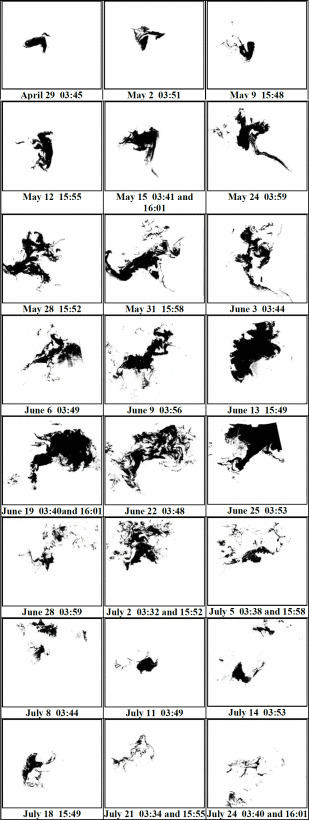
#> input picture segmentacion_dwh.jpeg, 309 x 820 px, given in place of segmentacion_dwh.tif, which was not available
$ python build_classification_patches.py
#> lines starting #> are read from the running program, lines starting #| are printed output that depends on the picture; pictures that were not available may be replaced by others from this repository, and a replacement may not be noted
import os
import itertools
import numpy as np
import pandas as pd

from skimage.io import imread, imsave
from PIL import Image
from tqdm import tqdm

# Directories configuration
home_path = os.path.expanduser("~")
data_path = os.path.join(home_path, "data", "cimat")
src_path = os.path.join(data_path, "dataset-cimat")
dst_path = os.path.join(data_path, "dataset-cimat", "classification")
not_oil_dir = "not_oil"
oil_dir = "oil"
# Initial configuration
patch_size = 224

Image.MAX_IMAGE_PIXELS = None


def patchify_image(
    src_path,
    img_dir,
    mask_dir,
    dst_path,
    oil_dir,
    not_oil_dir,
    img_name,
    patch_size,
    max_not_oil_patches=None,
):
#> called with img_dir = 'image_tiff', mask_dir = 'mask_bin', oil_dir = 'oil', not_oil_dir = 'not_oil', img_name = 'segmentacion_dwh', patch_size = 224, max_not_oil_patches = 120
    print(
        src_path,
        img_dir,
        mask_dir,
        dst_path,
        oil_dir,
        not_oil_dir,
        img_name,
        patch_size,
    )
    # In this case we are opening both image and mask to patchify at the same time
    # considering that we are removing outside regions pixels (SAR image) and separating
    # oil from not oil spill patches
    image = imread(os.path.join(src_path, img_dir, img_name + ".tif"), as_gray=True)
#> image: shape (820, 309) float64; min 0, max 1, mean 0.871
    mask = imread(os.path.join(src_path, mask_dir, img_name + ".png"), as_gray=True)

    # Verifying that image and mask have the same shape
    image_height, image_width = image.shape
#> image_height = 820; image_width = 309
    mask_height, mask_width = mask.shape
#> mask_height = 820; mask_width = 309
    if (image_height != mask_height) or (image_width != mask_width):
        print("Error, image and mask must have the same dimensions")
        exit(-1)

    count_x = int(image_width // patch_size) + 1
#> count_x = 2
    count_y = int(image_height // patch_size) + 1
#> count_y = 4
    invalid_patches = 0
    oil_mask_patch = 0
    not_oil_mask_patch = 0
    total_patches = 0

    for index, (j, i) in tqdm(
        enumerate(itertools.product(range(count_y), range(count_x)))
    ):
        # Get pixel positions for patch
        y = patch_size * j
        x = patch_size * i

        # Crop whenever patch size is outside image
        if x + patch_size > image_width:
            x = image_width - patch_size - 1
        if y + patch_size > image_height:
            y = image_height - patch_size - 1

        image_patch = image[y : y + patch_size, x : x + patch_size]
        total_patches = total_patches + 1
        min_image_patch = np.min(image_patch)
        max_image_patch = np.max(image_patch)
        # We are checking if patch image values are 0, if so then continue next patch (we are in an invalid SAR image patch)
        if min_image_patch == 0 and max_image_patch == 0:
            invalid_patches = invalid_patches + 1
            continue
        dst_img_name = img_name + f"_{index:04d}_train.tif"
        mask_patch = mask[y : y + patch_size, x : x + patch_size]
        min_mask_patch = np.min(mask_patch)
        max_mask_patch = np.max(mask_patch)
        if min_mask_patch == 0 and max_mask_patch == 0:
            if max_not_oil_patches is not None:
                if max_not_oil_patches == 0:
                    continue
                max_not_oil_patches = max_not_oil_patches - 1
            # Not oil patch
            not_oil_mask_patch = not_oil_mask_patch + 1
            # Output on not oil patches directory (for classification problem)
            imsave(
                os.path.join(dst_path, not_oil_dir, dst_img_name),
                image_patch,
                check_contrast=False,
            )
        else:
            # Oil patch
            oil_mask_patch = oil_mask_patch + 1
            # Output on oil patches directory (for classification problem)
            imsave(
                os.path.join(dst_path, oil_dir, dst_img_name),
                image_patch,
                check_contrast=False,
            )
#> this loop made 8 passes
#> pass 1, in patchify_image, `image_patch = image[y : y + patch_size, x : x + patch_size]`:
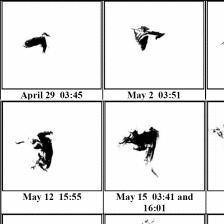
#> image_patch: shape (224, 224) float64; min 0, max 1, mean 0.9
#> pass 2, in patchify_image, `image_patch = image[y : y + patch_size, x : x + patch_size]`:
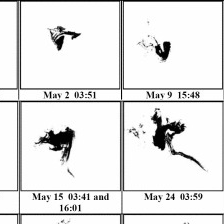
#> image_patch: shape (224, 224) float64; min 0, max 1, mean 0.9
#> pass 3, in patchify_image, `image_patch = image[y : y + patch_size, x : x + patch_size]`:
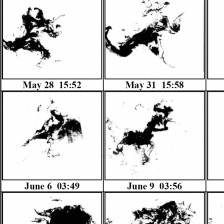
#> image_patch: shape (224, 224) float64; min 0, max 1, mean 0.84
#> after the loop, invalid_patches = 0; max_not_oil_patches = 120; not_oil_mask_patch = 0; oil_mask_patch = 8; total_patches = 8
    print(
        f"{img_name}, width, height: ({image_width}, {image_height}), total patches: {total_patches}, invalid_patches: {invalid_patches}, oil patches: {oil_mask_patch}, not oil patches: {not_oil_mask_patch}"
    )
#| segmentacion_dwh, width, height: (309, 820), total patches: 8, invalid_patches: 0, oil patches: 8, not oil patches: 0
    return (
        image_width,
        image_height,
        total_patches,
        invalid_patches,
        oil_mask_patch,
        not_oil_mask_patch,
    )


# Create output directories
os.makedirs(dst_path, exist_ok=True)
os.makedirs(os.path.join(dst_path, oil_dir), exist_ok=True)
os.makedirs(os.path.join(dst_path, not_oil_dir), exist_ok=True)

results = {
    "image": [],
    "width": [],
    "height": [],
    "total_patches": [],
    "invalid_patches": [],
    "oil_patches": [],
    "not_oil_patches": [],
}
for fname in os.listdir(os.path.join(src_path, "image_tiff")):
    width, height, total_patches, invalid_patches, oil_patches, not_oil_patches = (
        patchify_image(
            src_path,
            "image_tiff",
            "mask_bin",
            dst_path,
            oil_dir,
            not_oil_dir,
            fname.split(".")[0],
            patch_size,
            120,
        )
    )
#> width = 309; height = 820; total_patches = 8; invalid_patches = 0; oil_patches = 8; not_oil_patches = 0
    results["image"].append(fname)
    results["width"].append(width)
    results["height"].append(height)
    results["total_patches"].append(total_patches)
    results["invalid_patches"].append(invalid_patches)
    results["oil_patches"].append(oil_patches)
    results["not_oil_patches"].append(not_oil_patches)
results_df = pd.DataFrame.from_dict(results)
results_df.to_csv("results_classification.csv")
print("Done!")
